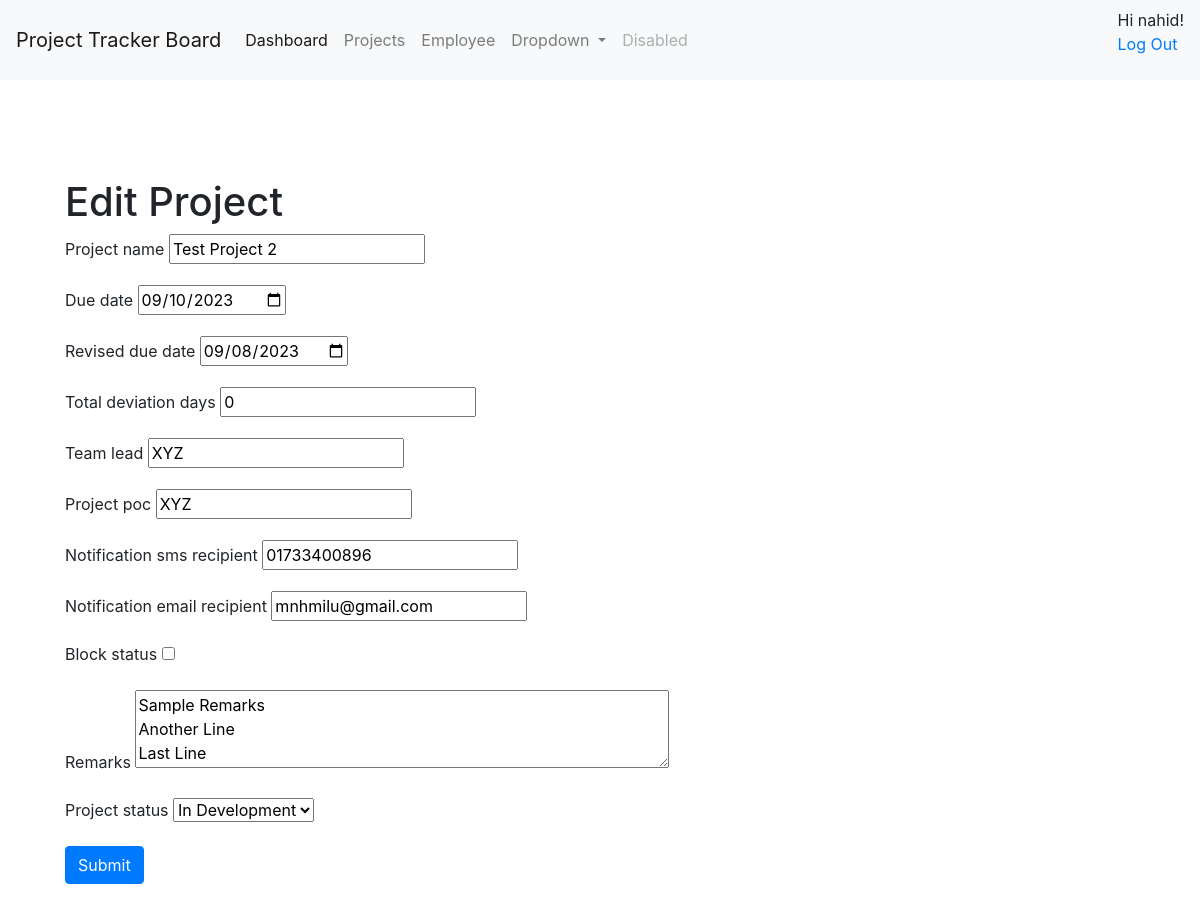
Page /project/edit/1 (signed in) on the earlier database version.
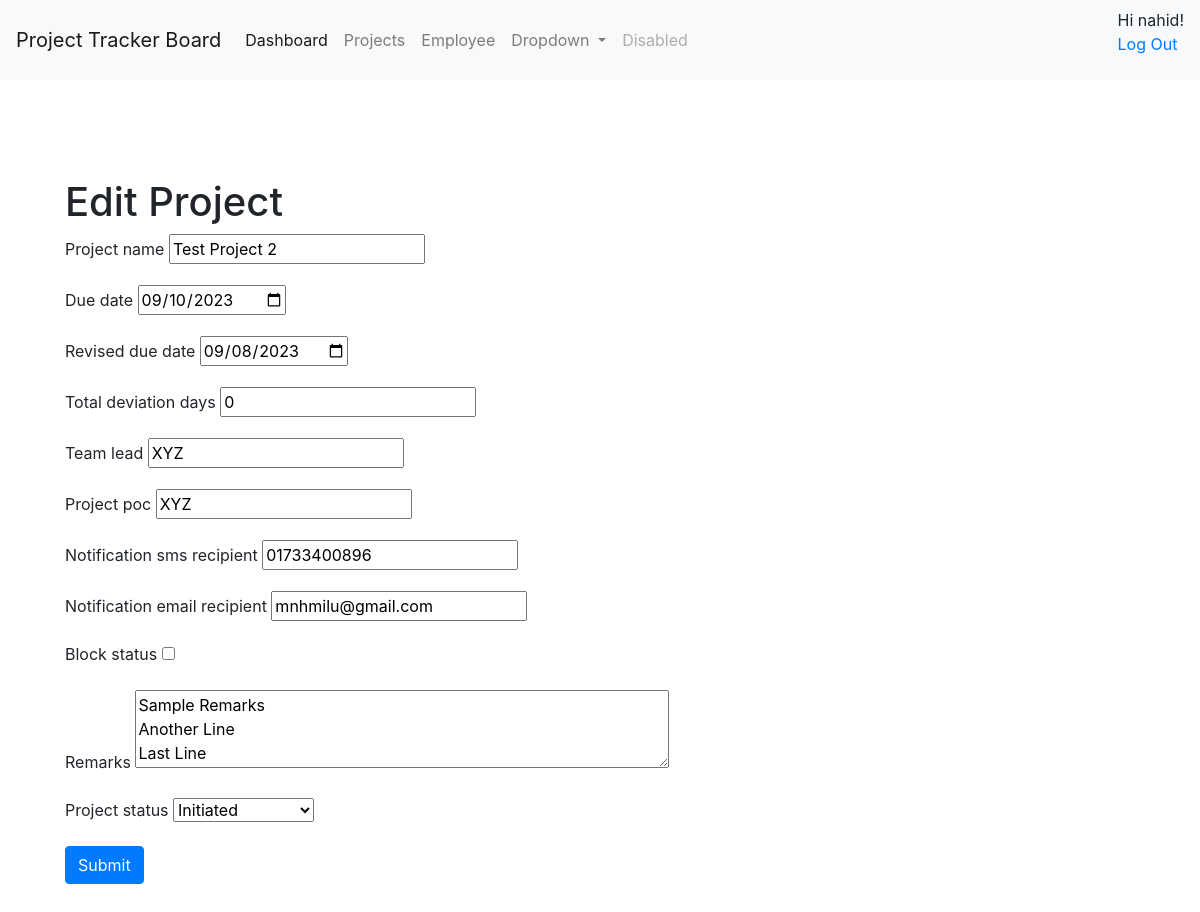
Same page on the later database version.
### employee/models.py (models this page shows)
class Project(models.Model):
    PROJECT_STATUS = (
        ('INITIATED', 'Initiated'),
        ('IN_DEV', 'In Development'),
        ('IN_QA', 'In QA')
    )
    project_id = models.AutoField(primary_key=True)
    project_name = models.CharField(max_length=100)
    due_date=models.DateField()
    revised_due_date=models.DateField()
    total_deviation_days=models.IntegerField(default=0)
    team_lead=models.CharField(max_length=50,blank=True)
    project_poc=models.CharField(max_length=50,blank=True)
    notification_sms_recipient=models.CharField(max_length=100, blank=True)
    notification_email_recipient=models.CharField(max_length=100, blank=True)
    block_status=models.BooleanField(default=False)
    inserted_by=models.CharField(max_length=250,default="admin",blank=True)
    insert_date=models.DateTimeField(auto_now_add=True)
    updated_by=models.CharField(max_length=250,default="admin",blank=True)
    update_date=models.DateTimeField(auto_now_add=True)
    remarks=models.CharField(max_length=250,blank=True)
    project_status = models.CharField(max_length=20, choices=PROJECT_STATUS)
    class Meta:
        managed = True
        db_table = "project"

### employee/views_project.py (the view)
# urls.py: path('project/edit/<int:id>', views_project.edit),
@login_required
def edit(request, id):
    logger.warning("edit called------------->");
    project = get_object_or_404(Project, pk=id)
    if request.method == 'POST':
        form = ProjectForm(request.POST, instance=project)
        if form.is_valid():
            form.save()
            return redirect('/project/show')
    else:
        form = ProjectForm(instance=project)
    return render(request, 'project/edit.html', {'form': form, 'project': project})

### employee/forms.py (shortened to what this page needs)
class ProjectForm(forms.ModelForm):
    PROJECT_STATUS = (
        ('INITIATED', 'Initiated'),
        ('IN_DEV', 'In Development'),
        ('IN_QA', 'In QA')
    )
    project_status = forms.ChoiceField(choices=PROJECT_STATUS, initial='initiated')
    class Meta:
        model = Project
        fields = "__all__"
        exclude=['inserted_by','updated_by']
        widgets = {
            'due_date': DateInput(),
            'revised_due_date': DateInput() ,
            'remarks': forms.Textarea(attrs={'rows': 3, 'cols': 50}),
        }

### employee/templates/project/edit.html (shortened to what this page needs)
{% extends "base.html" %} {% block content %}
<div class="container mt-5">
  <h1>Edit Project</h1>
  <form method="post" class="form">
    {% for field in form %}
      <div class="form-group">
        <label for="{{ field.id_for_label }}" class="form-label">{{ field.label }}</label>
        {{ field }}
      </div>
    {% endfor %}
    <button type="submit" class="btn btn-primary">Submit</button>
  </form>
</div>
{% endblock %}

Differences in the rows shown:
changed Project "Test Project 2": project_status "In Development" → "Initiated"
